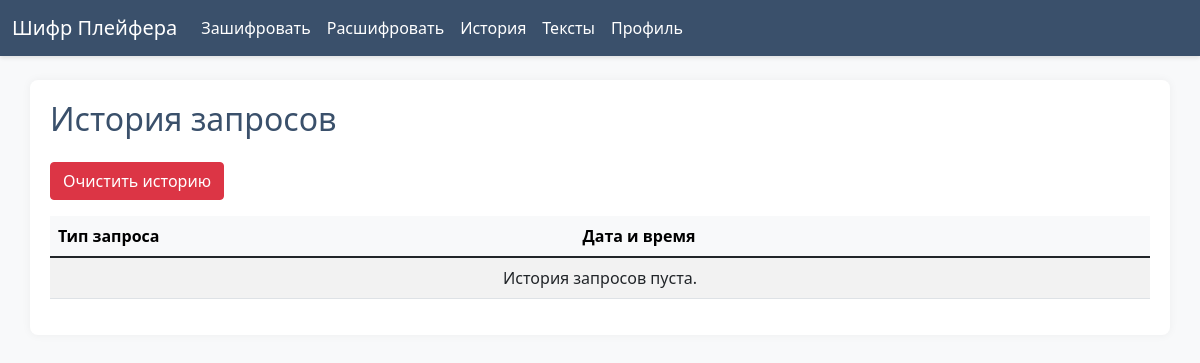
/history/ (signed in), run on an earlier commit of the app's database.
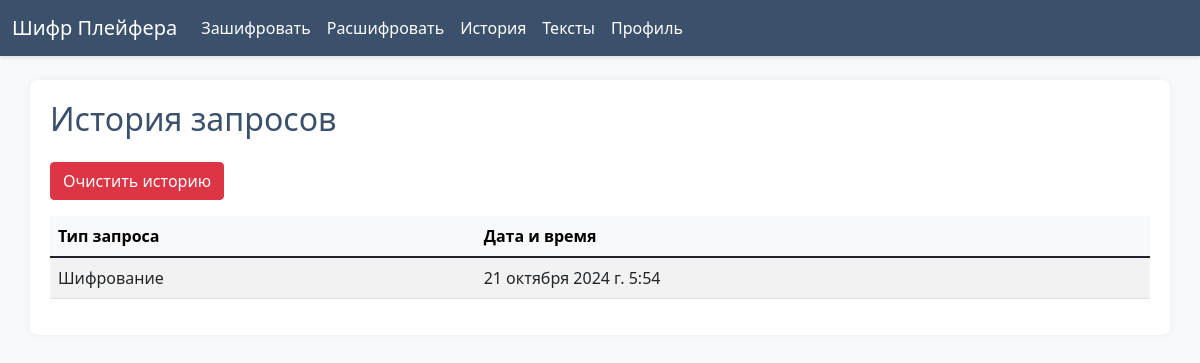
And on a later commit of the database.
### cipher/models.py (models this page shows)
class RequestHistory(models.Model):
    user = models.ForeignKey(User, on_delete=models.CASCADE)
    request_type = models.CharField(max_length=50)
    timestamp = models.DateTimeField(auto_now_add=True)

### cipher/views.py (the view)
# urls.py: path('history/', views.history_page, name='history_page'),
@login_required
def history_page(request):
    history = RequestHistory.objects.filter(user=request.user).order_by('-timestamp')
    return render(request, 'cipher/history.html', {'history': history})

### cipher/templates/cipher/history.html (shortened to what this page needs)
{% extends 'cipher/base.html' %}
{% block content %}
<h2 class="mb-4">История запросов</h2>
<button id="clear-history" class="btn btn-danger mb-3">Очистить историю</button>
<div class="table-responsive">
    <table class="table table-striped table-hover">
        <thead class="table-light">
            <tr>
                <th>Тип запроса</th>
                <th>Дата и время</th>
            </tr>
        </thead>
        <tbody>
        {% for item in history %}
            <tr>
                <td>{{ item.request_type }}</td>
                <td>{{ item.timestamp }}</td>
            </tr>
        {% empty %}
            <tr>
                <td colspan="2" class="text-center">История запросов пуста.</td>
            </tr>
        {% endfor %}
        </tbody>
    </table>
</div>
{% endblock %}

What changed in the data, as far as the page shows it:
added RequestHistory: request_type "Шифрование", timestamp "21 октября 2024 г. 5:54"
Also different on the page:
text no longer shown: "История запросов пуста."
